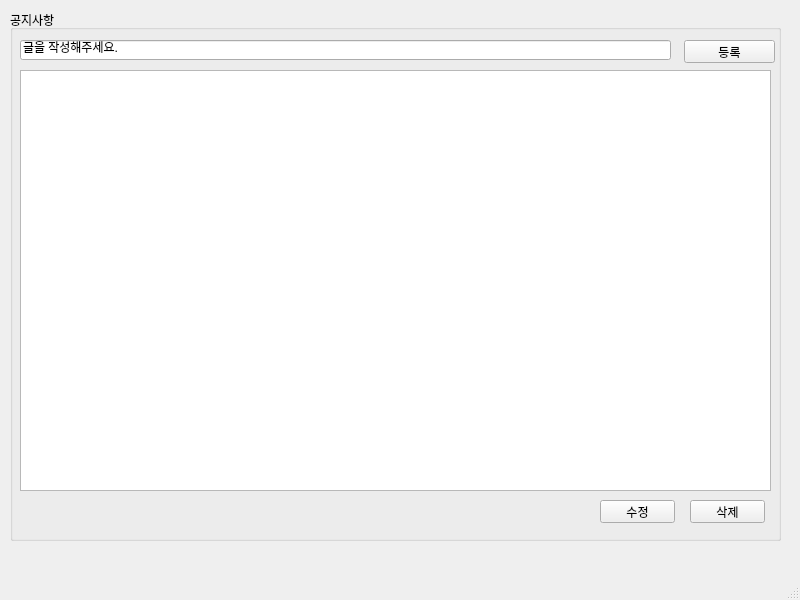
<?xml version="1.0" encoding="UTF-8"?>
<ui version="4.0">
 <class>MainWindow</class>
 <widget class="QMainWindow" name="MainWindow">
  <property name="geometry">
   <rect>
    <x>0</x>
    <y>0</y>
    <width>800</width>
    <height>600</height>
   </rect>
  </property>
  <property name="windowTitle">
   <string>MainWindow</string>
  </property>
  <widget class="QWidget" name="centralwidget">
   <widget class="QWidget" name="verticalLayoutWidget">
    <property name="geometry">
     <rect>
      <x>10</x>
      <y>10</y>
      <width>771</width>
      <height>531</height>
     </rect>
    </property>
    <layout class="QVBoxLayout" name="verticalLayout">
     <item>
      <widget class="QGroupBox" name="groupBox">
       <property name="title">
        <string>공지사항</string>
       </property>
       <widget class="QPushButton" name="btn_add">
        <property name="geometry">
         <rect>
          <x>674</x>
          <y>30</y>
          <width>91</width>
          <height>23</height>
         </rect>
        </property>
        <property name="text">
         <string>등록</string>
        </property>
       </widget>
       <widget class="QPushButton" name="btn_del">
        <property name="geometry">
         <rect>
          <x>680</x>
          <y>490</y>
          <width>75</width>
          <height>23</height>
         </rect>
        </property>
        <property name="text">
         <string>삭제</string>
        </property>
       </widget>
       <widget class="QLineEdit" name="input_write">
        <property name="geometry">
         <rect>
          <x>10</x>
          <y>30</y>
          <width>651</width>
          <height>20</height>
         </rect>
        </property>
        <property name="text">
         <string>글을 작성해주세요.</string>
        </property>
       </widget>
       <widget class="QPushButton" name="btn_mod">
        <property name="geometry">
         <rect>
          <x>590</x>
          <y>490</y>
          <width>75</width>
          <height>23</height>
         </rect>
        </property>
        <property name="text">
         <string>수정</string>
        </property>
       </widget>
       <widget class="QTableWidget" name="announment">
        <property name="geometry">
         <rect>
          <x>10</x>
          <y>60</y>
          <width>751</width>
          <height>421</height>
         </rect>
        </property>
       </widget>
      </widget>
     </item>
    </layout>
   </widget>
  </widget>
  <widget class="QStatusBar" name="statusbar"/>
 </widget>
 <resources/>
 <connections/>
</ui>
